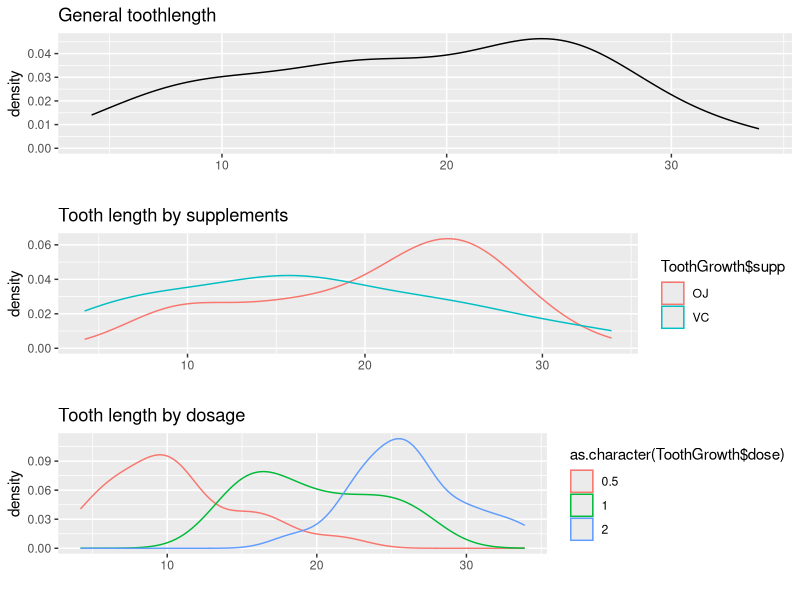
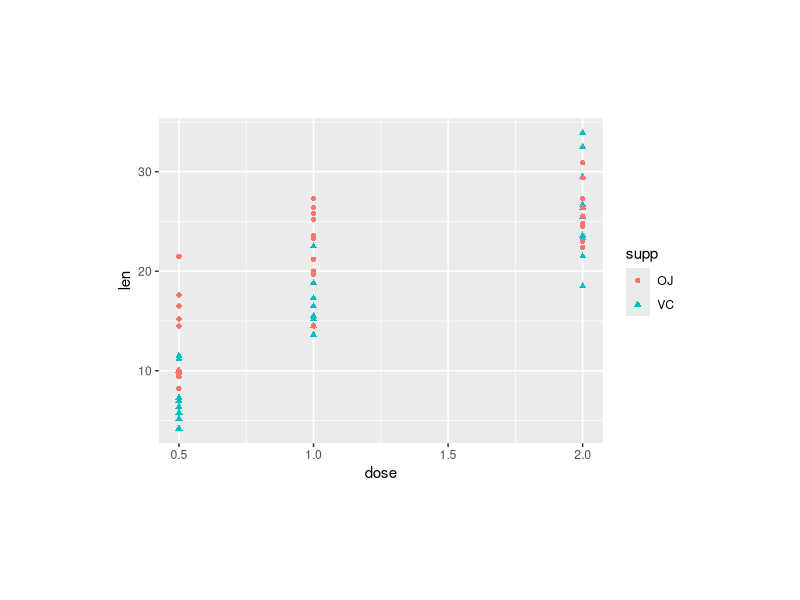

Source code (R) for these figures, in order:

#Load the ToothGrowth data: 
library(datasets)
data("ToothGrowth")

#first glance on the data:
head(ToothGrowth)

#look into data description:
str(ToothGrowth)
summary(ToothGrowth)

#check for unique dose values
unique(ToothGrowth$dose)

#find standard deviation for length
sd(ToothGrowth$len)

#open ggplot2 and gripExtra libraries:
library(ggplot2)
library(gridExtra)

#Plot general tooth length:
g1<- ggplot(data=ToothGrowth, aes(ToothGrowth$len))+geom_density()+
    labs(title="General toothlength", x="")

#Plot tooth length by supplements
g2<- ggplot(data=ToothGrowth, aes(ToothGrowth$len, color=ToothGrowth$supp))+
    geom_density()+labs(title="Tooth length by supplements ", x="")

#Plot tooth length by dosage
g3<- ggplot(data=ToothGrowth, aes(ToothGrowth$len, color =as.character(ToothGrowth$dose)))+
    geom_density()+labs(title="Tooth length by dosage", x="")

#arrange all three graphs on one page 
grid.arrange(g1, g2, g3, nrow = 3)

#Plot dataset grouped by supplement type and dosage
ggplot(ToothGrowth, aes(x=dose, y=len, shape=supp, color=supp)) +geom_point()+
    theme(plot.margin = margin(3,3,3,3, "cm"))

#1. First test:  
#-------------------------------------------------------------------------------
#Ho: there is no difference between tooth length with different supplements 
#Ha: tooth length for supplement OJ in higher  
#create new variable diff1 equal to difference between values of length with OJ 
##------------------------------------------------------------------------------
#and VC supplements (each supplement has equal amount of values in dataset= 30):
diff1<-ToothGrowth$len[ToothGrowth$supp=="OJ"]-ToothGrowth$len[ToothGrowth$supp=="VC"]
#perform t test
t.test(diff1, data= ToothGrowth)$conf

#Second test: 
#-------------------------------------------------------------------------------
#Ho: there is no difference between dose0.5 and 1.0 for tooth length
#Ha: tooth length for dose 1.0 is higher than for dose 0.5  
#alpha= .05  
#-------------------------------------------------------------------------------
#create new variable diff2 equal to difference between values of dose 1.0
# and dose 0.5 (each dose has equal amount of values in dataset = 20):
diff2<- ToothGrowth$len[ToothGrowth$dose==1]-ToothGrowth$len[ToothGrowth$dose==.5]
#perform t test
t.test(diff2, data= ToothGrowth)

# Third test: 
#-------------------------------------------------------------------------------
#Ho: there is no difference between dose 1.0 and 2.0 for tooth length
#Ha: tooth length for dose 2.0 is higher than for dose 1.0  
#alpha= .05  
#-------------------------------------------------------------------------------
#create new variable diff2 equal to difference between values of dose 2.0
# and dose 1.0 (each dose has equal amount of values in dataset = 20):
diff3<- ToothGrowth$len[ToothGrowth$dose==2]-ToothGrowth$len[ToothGrowth$dose==1]
#perform t test
t.test(diff3, data= ToothGrowth)

